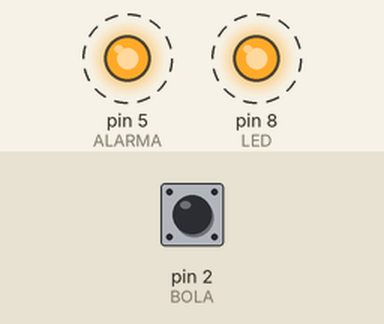
Bench run of a sketch on a simulated Arduino Uno, built with avr-gcc and run on an emulated ATmega328P. Parts: output pins drawn as LEDs (lit = HIGH). Dashed ring = blinking. Inputs (shaded band) come from the test bench; at power-on: pin 2 (BOLA) HIGH.

Above: at 0.02 s.
Timing chart, 0 to 3.0 s (numbered marks = the images above):
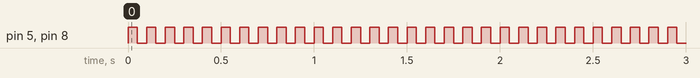

The sketch:

alarma_puerta.ino
```cpp
#define LED 8//the led attach to
#define BOLA 2
#define ALARMA 5
void setup()
{
  pinMode(LED,OUTPUT);
  pinMode(ALARMA,OUTPUT);
  pinMode(BOLA,INPUT);
  digitalWrite(BOLA, HIGH);
}

void loop()
{
  int digitalVal = digitalRead(BOLA);
  if(LOW == digitalVal)
  {
    digitalWrite(LED,LOW);
  }
  else
  {
    for(int i=0;i<50;i++)
      {
        digitalWrite(LED,HIGH);
        digitalWrite(ALARMA,HIGH);
        delay(50);
        digitalWrite(ALARMA,LOW);
        digitalWrite(LED,LOW);
        delay(50);
      }

  }
}
```

Measured:
- by itself, pin 5 (ALARMA), pin 8 (LED): alternates HIGH for 0.05 s and LOW for 0.05 s
